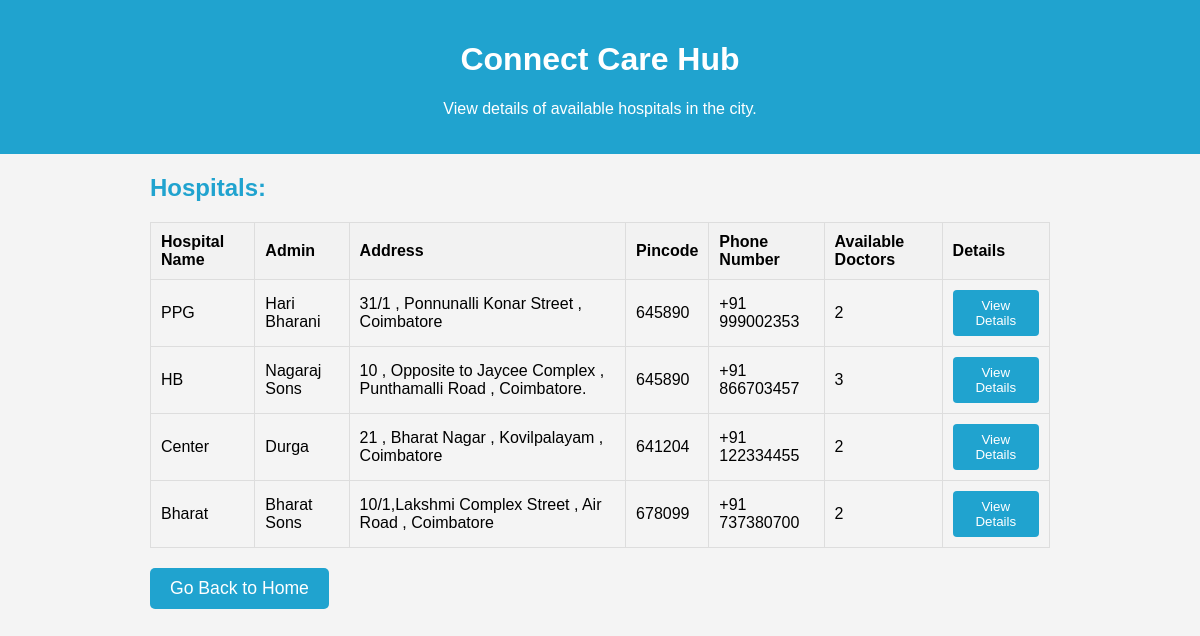
The app's page /hospitals/ with its own data.
### Myapp/models.py (models this page shows, shortened)
class Hospital(models.Model):
    HospitalName = models.CharField(help_text="Hospital Name",null=False,blank=False,unique=True,max_length=50)
    Admin = models.CharField(help_text="Hospital Admin",null=False,blank=False,max_length=50)
    Address = models.TextField(help_text="Hospital Address",null=False,blank=False,unique=False,max_length=100)
    Pincode = models.CharField(max_length=6,validators=[pincode_validator])
    PhoneNumber = models.CharField(help_text="Hospital Number",blank=False,max_length=13)
    AvailableDoctors = models.IntegerField()
    Is_Active = models.BooleanField(default=True)
    blood_types = models.ManyToManyField(Blood, related_name="hospitals")
    cylinders = models.ManyToManyField(Cylinder, related_name="hospitals")
    organs = models.ManyToManyField(Organ,related_name="hospitals")
    class Meta:
        verbose_name_plural = 'Hospital'

### Myapp/views.py (the view, shortened to what this page needs)
# urls.py: path('hospitals/', HospitalListCreateView.as_view(), name='hospital_list'),
class HospitalListCreateView(APIView):
    def get(self, request, *args, **kwargs):
        hospitals = Hospital.objects.all()
        serialized_data = [
            {
                "HospitalName": hospital.HospitalName,
                "Admin": hospital.Admin,
                "Address": hospital.Address,
                "Pincode": hospital.Pincode,
                "PhoneNumber": hospital.PhoneNumber,
                "AvailableDoctors": hospital.AvailableDoctors,
            }
            for hospital in hospitals
        ]
        return render(request, 'hospital_list.html', {'hospitals': serialized_data})

### Myapp/templates/hospital_list.html (shortened to what this page needs)
<!DOCTYPE html>
<html lang="en">
<head>
</head>
<body>
    <header>
        <h1>Connect Care Hub</h1>
        <p class="hospital-details">View details of available hospitals in the city.</p>
    </header>
    <main>
        <div style="font-size: x-large;color: #20a3cf;font-weight: bold;">Hospitals:</div>
        <table class="hospital-list-table">
            <thead>
                <tr>
                    <th>Hospital Name</th>
                    <th>Admin</th>
                    <th>Address</th>
                    <th>Pincode</th>
                    <th>Phone Number</th>
                    <th>Available Doctors</th>
                    <th>Details</th>
                </tr>
            </thead>
            <tbody>
                {% if hospitals %}
                    {% for hospital in hospitals %}
                    <tr>
                        <td>{{ hospital.HospitalName }}</td>
                        <td>{{ hospital.Admin }}</td>
                        <td>{{ hospital.Address }}</td>
                        <td>{{ hospital.Pincode }}</td>
                        <td>{{ hospital.PhoneNumber }}</td>
                        <td>{{ hospital.AvailableDoctors }}</td>
                        <td>
                            <a href="{% url 'hospital_detail' hospital.HospitalName %}">
                                <button>View Details</button>
                            </a>
                        </td>
                    </tr>
                    {% endfor %}
                {% else %}
                <tr>
                    <td colspan="7">No hospitals found matching your search.</td>
                </tr>
                {% endif %}
            </tbody>
        </table>
        <button class="go-back-button" onclick="window.location.href='/'">Go Back to Home</button>
    </main>
</body>
</html>

### Myapp/templates/hospital_list.html (style rules this page uses)
body { font-family: 'Arial', sans-serif; background-color: #f4f4f4; margin: 0; padding: 0; }
header { background-color: #20a3cf; color: #fff; padding: 20px; text-align: center; }
main { padding: 20px; margin: 0 auto; max-width: 900px; }
h1 { color: #fff; }
.hospital-list-table { width: 100%; border-collapse: collapse; margin-top: 20px; }
table, th, td { border: 1px solid #ddd; }
th, td { padding: 10px; text-align: left; }
th { background-color: #f2f2f2; }
.hospital-list-table button { padding: 8px 16px; background-color: #20a3cf; color: white; border: none; border-radius: 4px; cursor: pointer; }
.go-back-button { padding: 10px 20px; background-color: #20a3cf; color: white; border: none; border-radius: 5px; cursor: pointer; font-size: 1.1em; margin-top: 20px; }

### records on screen
Hospital: HospitalName "PPG", Admin "Hari Bharani", Address "31/1 , Ponnunalli Konar Street , Coimbatore", Pincode "645890", PhoneNumber "+91 999002353"
Hospital: HospitalName "HB", Admin "Nagaraj Sons", Address "10 , Opposite to Jaycee Complex , Punthamalli Road , Coimbatore.", Pincode "645890", PhoneNumber "+91 866703457"
Hospital: HospitalName "Center", Admin "Durga", Address "21 , Bharat Nagar , Kovilpalayam , Coimbatore", Pincode "641204", PhoneNumber "+91 122334455"
Hospital: HospitalName "Bharat", Admin "Bharat Sons", Address "10/1,Lakshmi Complex Street , Air Road , Coimbatore", Pincode "678099", PhoneNumber "+91 737380700"

### other values on screen
{{ hospital.AvailableDoctors }} "2" "3" "2" "2"
